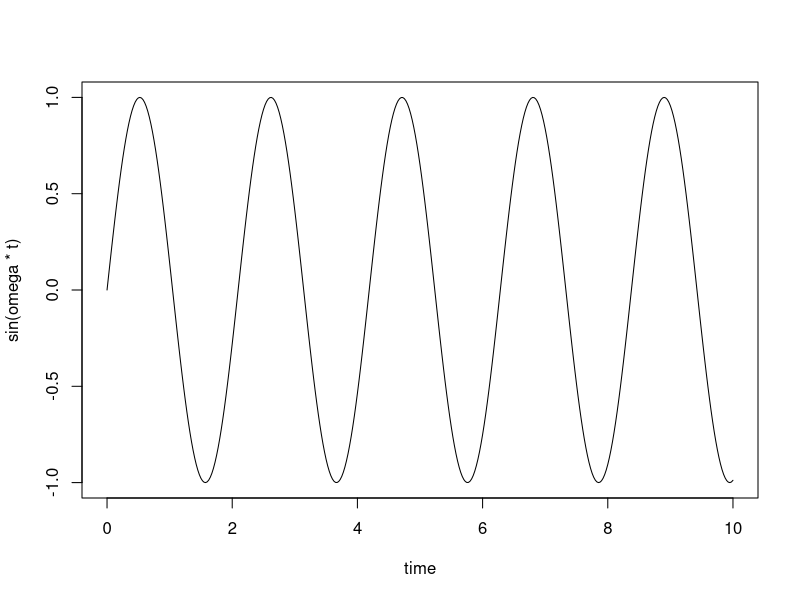
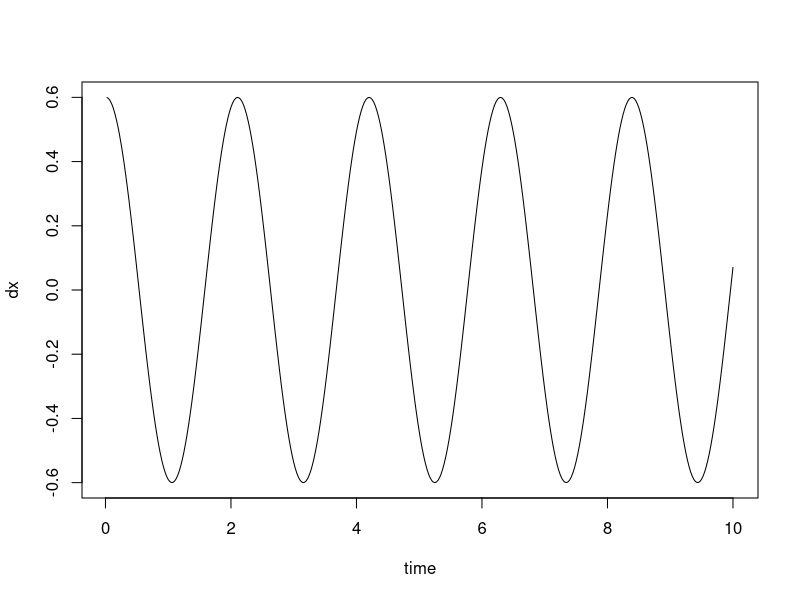
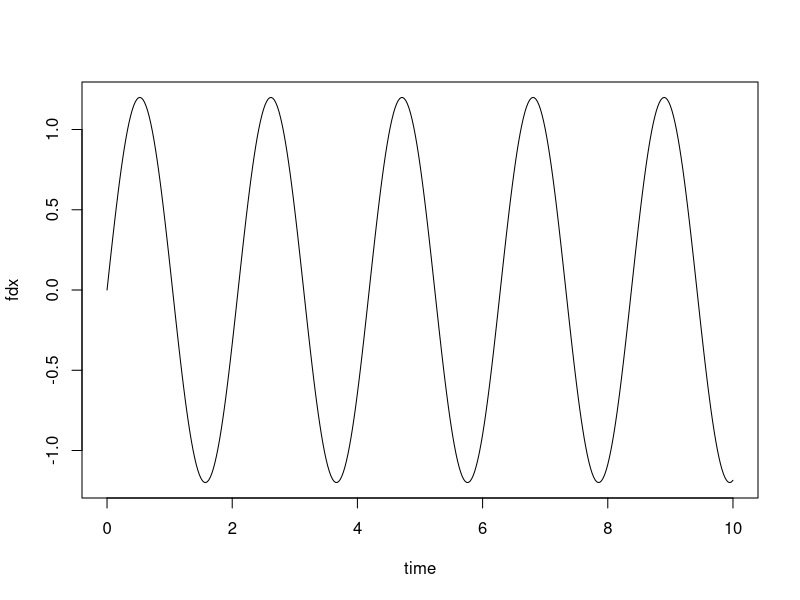
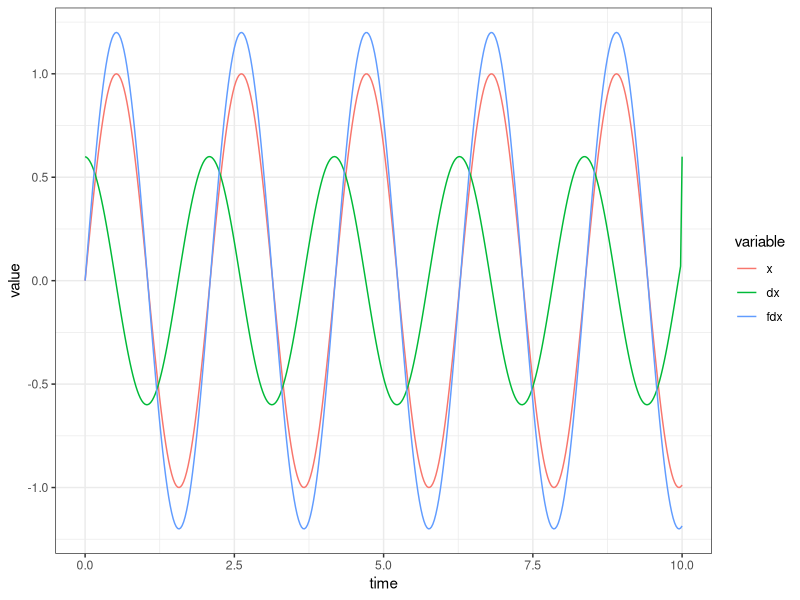

These figures' R source, in order:
## ---- chunk 1
knitr::opts_chunk$set(echo = TRUE, fig.align = 'center', dpi = 200)
## ---- chunk 2
omega <- 5
s <- 0.025
time <- seq(0, 10, s)
f <- function (t, omega = 3) {
  sin(omega * t)
}
plot(time, f(t = time), type = "l", ylab = "sin(omega * t)")
## ---- chunk 3
# in the lab we used excel and created a time diff by lag 2.  
#dx <- numericDeriv(f(t = time), "time", dir = )
# the above code is wrong
dx <- diff(f(time)) / s / omega
fdx <- diffinv(dx) * s + c(0, f(time[-1]))
plot(time[-1], dx, type = "l", xlab = "time", ylab = ("dx"))
plot(time, fdx, type = "l", xlab = "time", ylab = ("fdx"))
## ---- chunk 4
# first take the integral of the derivative:
library(ggplot2)
df <- data.frame(cbind(time, f(time), dx, fdx))
names(df) <- c("time", "x", "dx", "fdx")
# xlab = expression(hat(mu)[0]), ylab = expression(alpha^beta),
#  main = expression(paste("Plot of ", alpha^beta, " versus ", hat(mu)[0])))
library(reshape2)
df_melt <- melt(df[-1])
df_melt$time <- df$time
gg <- ggplot(df_melt, aes(x = time, y = value, color = variable))
gg + geom_line() + theme_bw()
## ---- chunk 5
x <- matrix(c(1, 1, 0.510204, -0.051020408), ncol = 2)
y <- c(0.3661, 0.5)
solve(x, y)
pracma::rref(cbind(x, y))
x <- matrix(c(1, 1, (0.510204 + 0.0806), -(0.1)) ,ncol = 2)
y <- c(0.42395, 0.98)
pracma::rref(cbind(x, y))
